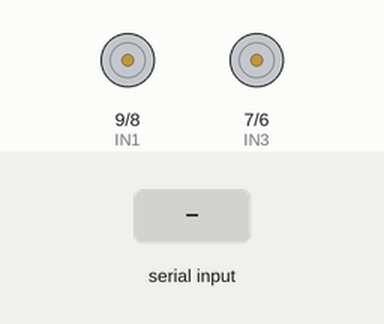
Recording of a sketch running on a simulated Arduino Uno, built with avr-gcc and run on an emulated ATmega328P. On the bench: motor-driver pin pairs drawn as motors (green arrow = first pin HIGH = forward, orange = second pin HIGH = backward, longer = more drive, scaled by the enable pin). Inputs (shaded band) come from the test bench.

Above: at 1.2 s.
1.3 s: "F" received over Serial
At 2.5 s:
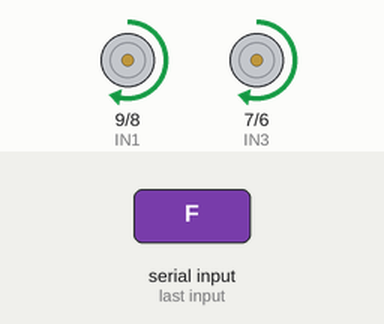
2.8 s: "B" received over Serial
At 3.9 s:
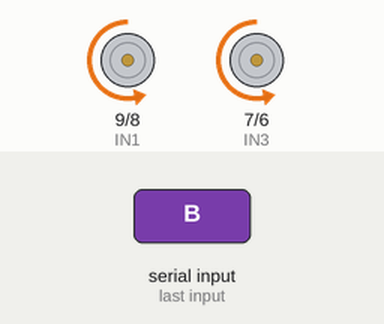
4.3 s: "R" received over Serial
At 5.0 s:
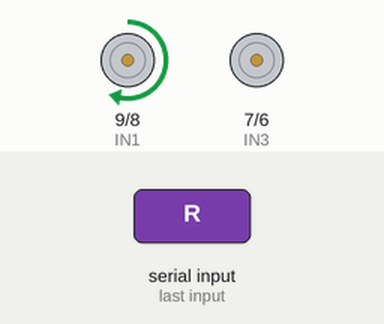
5.8 s: "L" received over Serial
At 6.1 s:
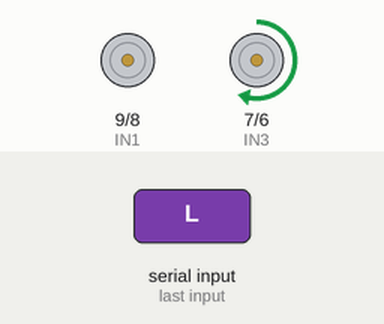
Timing chart, 0 to 8.3 s (numbered marks = the images above; inputs shaded):
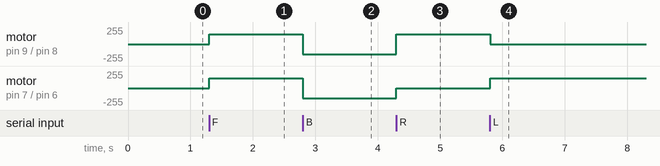

Measured:
- after the input at 1.3 s, motor on pin 9 (IN1) / pin 8 (IN2), motor on pin 7 (IN3) / pin 6 (IN4): stopped → forward 150/255 at once
- after the input at 2.8 s, motor on pin 9 (IN1) / pin 8 (IN2), motor on pin 7 (IN3) / pin 6 (IN4): forward 150/255 → backward 150/255 at once
- after the input at 4.3 s, motor on pin 9 (IN1) / pin 8 (IN2): backward 150/255 → forward 150/255 at once; motor on pin 7 (IN3) / pin 6 (IN4): backward 150/255 → stopped at once
- after the input at 5.8 s, motor on pin 9 (IN1) / pin 8 (IN2): forward 150/255 → stopped at once; motor on pin 7 (IN3) / pin 6 (IN4): stopped → forward 150/255 at once

The sketch:

sketch_jul7a.ino
```cpp
/*
 * Project: Bluetooth Controlled Robot Car
 * Author:    Ayten ehan akl
 * Description:
 * Control a robot car using Bluetooth commands from a mobile phone.
 */
 // Motor Control Pins
#define speedR 5    // Right motor speed (PWM)
#define IN4 6       // Right motor direction
#define IN3 7       // Right motor direction
#define IN2 8       // Left motor direction
#define IN1 9       // Left motor direction
#define speedL 10   // Left motor speed (PWM)

char command; // Stores the Bluetooth command

// Setup function (runs once)
void setup() {
  Serial.begin(9600);

  // Configure motor pins as outputs
  for (int i = 5; i <= 10; i++) {
    pinMode(i, OUTPUT);
  }
}

// Main loop (runs continuously)
void loop() {
  // Check if data is received from the Bluetooth module
  if (Serial.available() > 0) {
    command = Serial.read();

    // Execute the corresponding movement
    switch (command) {
      case 'F':
        moveForward();
        break;

      case 'B':
        moveBackward();
        break;

      case 'R':
        turnRight();
        break;

      case 'L':
        turnLeft();
        break;

      case 'S':
        stopCar();
        break;
    }
  }
}

// Move the robot forward
void moveForward() {
  digitalWrite(IN1, HIGH);
  digitalWrite(IN2, LOW);
  digitalWrite(IN3, HIGH);
  digitalWrite(IN4, LOW);

  analogWrite(speedL, 150);
  analogWrite(speedR, 150);
}

// Move the robot backward
void moveBackward() {
  digitalWrite(IN1, LOW);
  digitalWrite(IN2, HIGH);
  digitalWrite(IN3, LOW);
  digitalWrite(IN4, HIGH);

  analogWrite(speedL, 150);
  analogWrite(speedR, 150);
}

// Turn the robot right
void turnRight() {
  digitalWrite(IN1, HIGH);
  digitalWrite(IN2, LOW);
  digitalWrite(IN3, LOW);
  digitalWrite(IN4, LOW);

  analogWrite(speedL, 150);
  analogWrite(speedR, 0);
}

// Turn the robot left
void turnLeft() {
  digitalWrite(IN1, LOW);
  digitalWrite(IN2, LOW);
  digitalWrite(IN3, HIGH);
  digitalWrite(IN4, LOW);

  analogWrite(speedL, 0);
  analogWrite(speedR, 150);
}

// Stop the robot
void stopCar() {
  digitalWrite(IN1, LOW);
  digitalWrite(IN2, LOW);
  digitalWrite(IN3, LOW);
  digitalWrite(IN4, LOW);

  analogWrite(speedL, 0);
  analogWrite(speedR, 0);
}
```
